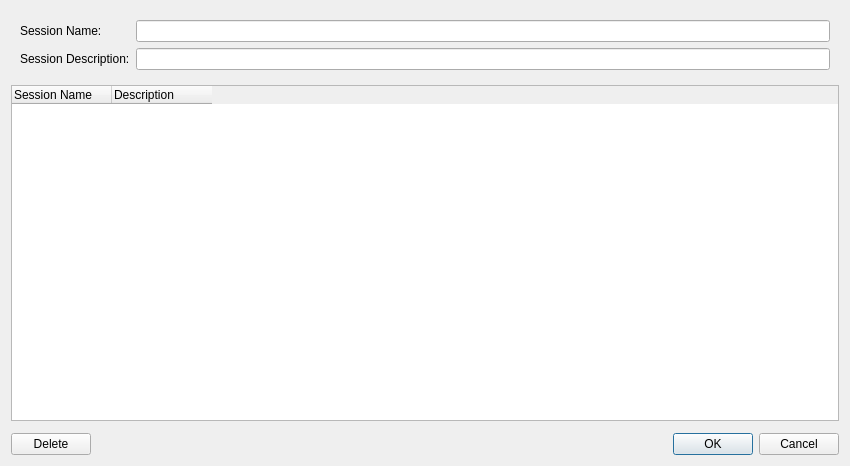
<?xml version="1.0" encoding="UTF-8"?>
<ui version="4.0">
 <class>SessionDialog</class>
 <widget class="QWidget" name="SessionDialog">
  <property name="geometry">
   <rect>
    <x>0</x>
    <y>0</y>
    <width>850</width>
    <height>466</height>
   </rect>
  </property>
  <property name="windowTitle">
   <string>Form</string>
  </property>
  <layout class="QGridLayout" name="gridLayout">
   <item row="2" column="0">
    <widget class="QTableWidget" name="sessionTable">
     <property name="editTriggers">
      <set>QAbstractItemView::NoEditTriggers</set>
     </property>
     <property name="selectionMode">
      <enum>QAbstractItemView::SingleSelection</enum>
     </property>
     <property name="selectionBehavior">
      <enum>QAbstractItemView::SelectRows</enum>
     </property>
     <attribute name="verticalHeaderVisible">
      <bool>false</bool>
     </attribute>
     <attribute name="verticalHeaderStretchLastSection">
      <bool>false</bool>
     </attribute>
     <column>
      <property name="text">
       <string>Session Name</string>
      </property>
      <property name="textAlignment">
       <set>AlignLeading|AlignVCenter</set>
      </property>
     </column>
     <column>
      <property name="text">
       <string>Description</string>
      </property>
      <property name="textAlignment">
       <set>AlignLeading|AlignVCenter</set>
      </property>
     </column>
    </widget>
   </item>
   <item row="4" column="0">
    <layout class="QHBoxLayout" name="horizontalLayout">
     <item>
      <widget class="QPushButton" name="deleteButton">
       <property name="text">
        <string>Delete</string>
       </property>
      </widget>
     </item>
     <item>
      <widget class="QDialogButtonBox" name="buttonBox">
       <property name="standardButtons">
        <set>QDialogButtonBox::Cancel|QDialogButtonBox::Ok</set>
       </property>
      </widget>
     </item>
    </layout>
   </item>
   <item row="0" column="0">
    <widget class="QWidget" name="entryFields" native="true">
     <layout class="QGridLayout" name="gridLayout_2">
      <item row="0" column="0">
       <layout class="QFormLayout" name="formLayout">
        <property name="verticalSpacing">
         <number>6</number>
        </property>
        <item row="0" column="0">
         <widget class="QLabel" name="label_2">
          <property name="text">
           <string>Session Name:</string>
          </property>
         </widget>
        </item>
        <item row="0" column="1">
         <widget class="QLineEdit" name="sessionNameEdit">
          <property name="readOnly">
           <bool>true</bool>
          </property>
         </widget>
        </item>
        <item row="1" column="0">
         <widget class="QLabel" name="label">
          <property name="text">
           <string>Session Description:</string>
          </property>
         </widget>
        </item>
        <item row="1" column="1">
         <widget class="QLineEdit" name="sessionDescEdit">
          <property name="readOnly">
           <bool>true</bool>
          </property>
         </widget>
        </item>
       </layout>
      </item>
     </layout>
    </widget>
   </item>
   <item row="3" column="0">
    <widget class="SessionPreviewWidget" name="previewWidget" native="true"/>
   </item>
  </layout>
 </widget>
 <customwidgets>
  <customwidget>
   <class>SessionPreviewWidget</class>
   <extends>QWidget</extends>
   <header>Sessions/SessionPreviewWidget.h</header>
   <container>1</container>
  </customwidget>
 </customwidgets>
 <resources/>
 <connections/>
</ui>
